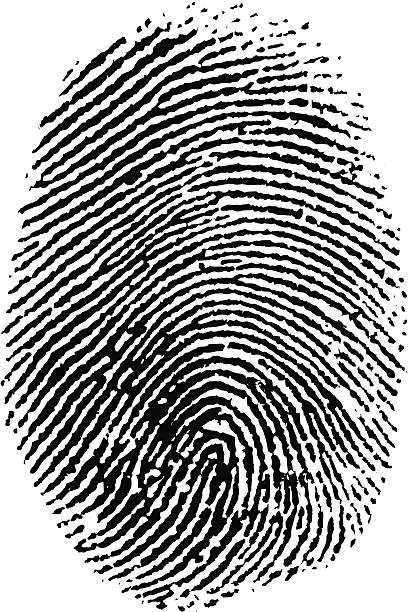
#> input picture data/original/finger1.jpg, 409 x 612 px; its folder holds only this picture in this run
$ python generate_dataset.py
#> lines starting #> are read from the running program, lines starting #| are printed output that depends on the picture; after the words box and inside, x2 and y2 are one past the last pixel; in counts of white or black regions, pixels touching at a corner belong together
import os
import cv2
import numpy as np

INPUT_FOLDER = "data/original"

OUTPUT_FOLDERS = {
    "good": "data/good",
    "blurry": "data/blurry",
    "dark": "data/dark",
    "glare": "data/glare",
    "partial": "data/partial"
}

# Create folders
for folder in OUTPUT_FOLDERS.values():
    os.makedirs(folder, exist_ok=True)


def add_glare(image):
    img = image.copy()

    h, w = img.shape[:2]

    center = (
        np.random.randint(w // 4, 3 * w // 4),
        np.random.randint(h // 4, 3 * h // 4)
    )

    radius = min(h, w) // 6

    overlay = img.copy()

    cv2.circle(
        overlay,
        center,
        radius,
        (255, 255, 255),
        -1
    )

    img = cv2.addWeighted(
        overlay,
        0.45,
        img,
        0.55,
        0
    )

    return img


def make_dark(image):
    return cv2.convertScaleAbs(
        image,
        alpha=0.6,
        beta=-60
    )


def make_blur(image):
    return cv2.GaussianBlur(
        image,
        (15, 15),
        0
    )


def make_partial(image):
    img = image.copy()

    h, w = img.shape[:2]

    img[:, :w // 3] = 255

    return img


count = 0

for file in os.listdir(INPUT_FOLDER):

    if not file.lower().endswith(
        (".png", ".jpg", ".jpeg")
    ):
        continue

    path = os.path.join(INPUT_FOLDER, file)

    image = cv2.imread(path)
#> image is the input picture: shape (612, 409, 3); mean B, G, R 160.2, 160.2, 160.2

    if image is None:
        continue

    name = os.path.splitext(file)[0]

    # Good
    cv2.imwrite(
        os.path.join(
            OUTPUT_FOLDERS["good"],
            f"{name}.png"
        ),
        image
    )

    # Blur
    cv2.imwrite(
        os.path.join(
            OUTPUT_FOLDERS["blurry"],
            f"{name}_blur.png"
        ),
        make_blur(image)
    )
#> in make_blur, `return cv2.GaussianBlur( image, (15, 15), 0 )`:
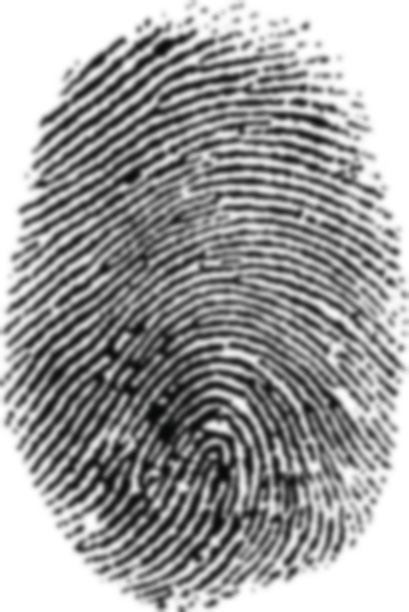
#> returned value: shape (612, 409, 3); mean of channels 0, 1, 2 160.2, 160.2, 160.1; drawn as B, G, R

    # Dark
    cv2.imwrite(
        os.path.join(
            OUTPUT_FOLDERS["dark"],
            f"{name}_dark.png"
        ),
        make_dark(image)
    )
#> in make_dark, `return cv2.convertScaleAbs( image, alpha=0.6, beta=-60 )`:
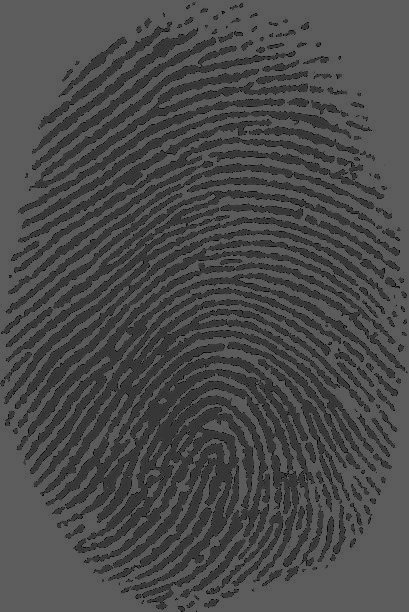
#> returned value: shape (612, 409, 3); mean of channels 0, 1, 2 75.1, 75.1, 75.1; drawn as B, G, R

    # Glare
    cv2.imwrite(
        os.path.join(
            OUTPUT_FOLDERS["glare"],
            f"{name}_glare.png"
        ),
        add_glare(image)
    )
#> in add_glare, `cv2.circle( overlay, center, radius, (255, 255, 255), -1 )`:
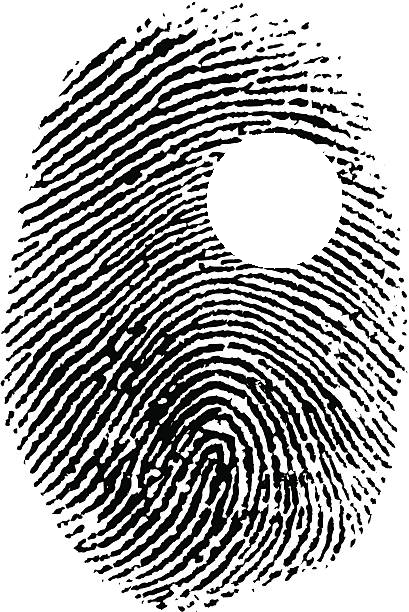
#> overlay: shape (612, 409, 3); 4.31% of pixels changed, all inside (x1, y1, x2, y2) = (207, 132, 342, 269)
#> in add_glare, `img = cv2.addWeighted( overlay, 0.45, img, 0.55, 0 )`:
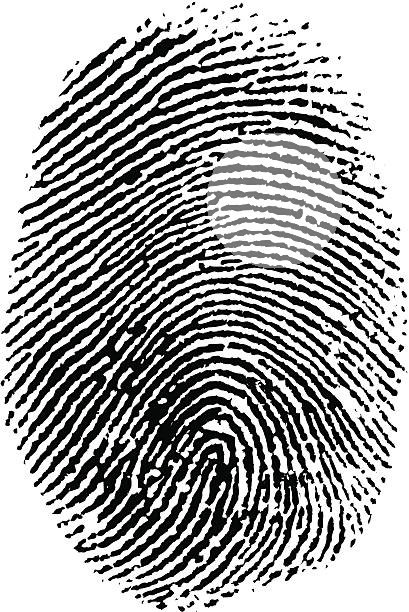
#> img: shape (612, 409, 3); mean B, G, R 163.1, 163.2, 163.1

    # Partial
    cv2.imwrite(
        os.path.join(
            OUTPUT_FOLDERS["partial"],
            f"{name}_partial.png"
        ),
        make_partial(image)
    )
#> in make_partial, `img[:, :w // 3] = 255`:
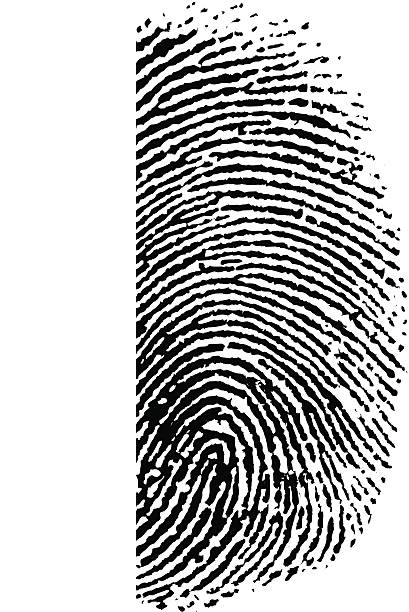
#> img: shape (612, 409, 3); 17.84% of pixels changed, all inside (x1, y1, x2, y2) = (0, 32, 136, 600)

    count += 1

print("=" * 50)
print("Dataset Generation Completed")
print("=" * 50)
print(f"Original Images : {count}")
print(f"Generated Images: {count * 5}")
print("=" * 50)

$ run again, on data/original/finger5.jpg
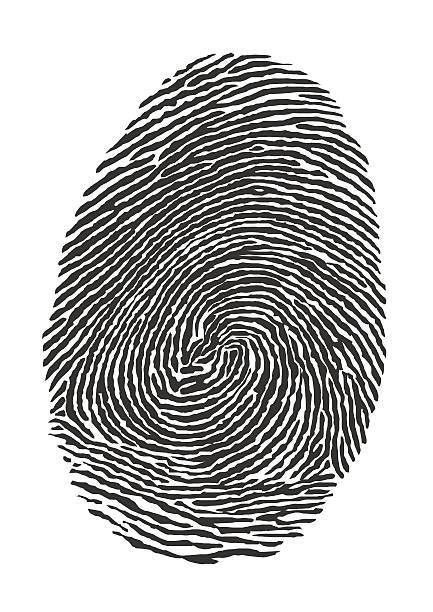
#> input picture data/original/finger5.jpg, 433 x 612 px
#> image is the input picture: shape (612, 433, 3); mean B, G, R 184.6, 185.5, 185.8
#> in make_dark, `return cv2.convertScaleAbs( image, alpha=0.6, beta=-60 )`:
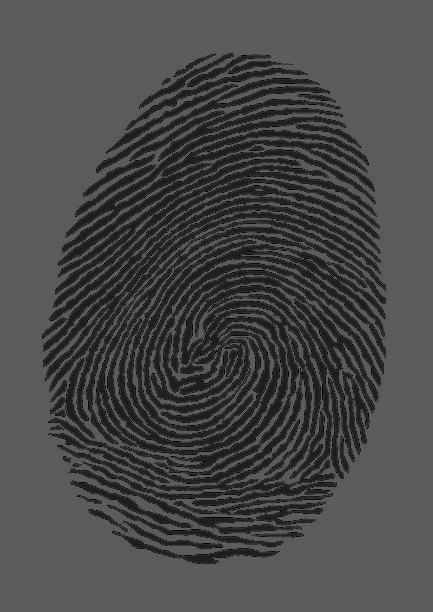
#> returned value: shape (612, 433, 3); mean of channels 0, 1, 2 73.2, 73, 73; drawn as B, G, R
#> overlay: shape (612, 433, 3); 5.97% of pixels changed, all inside (x1, y1, x2, y2) = (208, 128, 353, 273)
#> in make_partial, `img[:, :w // 3] = 255`:
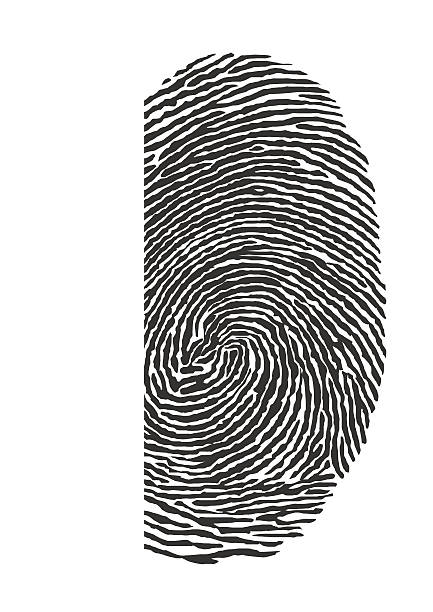
#> img: shape (612, 433, 3); 11.37% of pixels changed, all inside (x1, y1, x2, y2) = (40, 96, 144, 552)

$ run again, on data/original/finger2.jpg
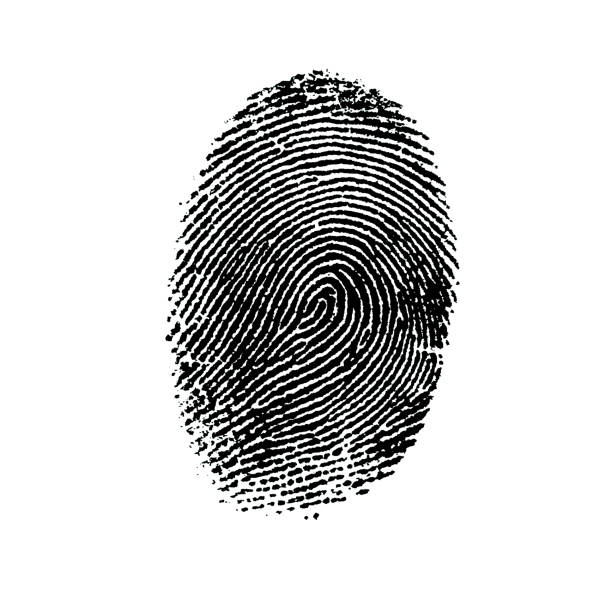
#> input picture data/original/finger2.jpg, 612 x 612 px
#> image is the input picture: shape (612, 612, 3); mean B, G, R 212.7, 212.8, 212.6
#> in make_dark, `return cv2.convertScaleAbs( image, alpha=0.6, beta=-60 )`:
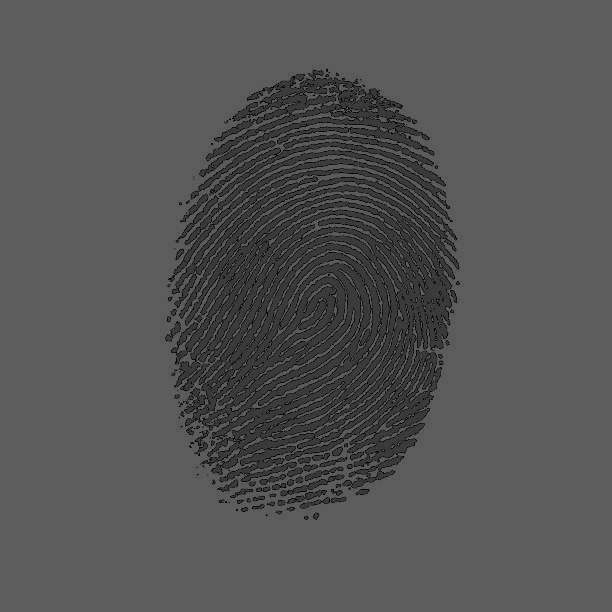
#> returned value: shape (612, 612, 3); mean of channels 0, 1, 2 83.9, 83.9, 83.9; drawn as B, G, R
#> overlay: shape (612, 612, 3); 8.06% of pixels changed, all inside (x1, y1, x2, y2) = (223, 98, 428, 303)
#> in make_partial, `img[:, :w // 3] = 255`:
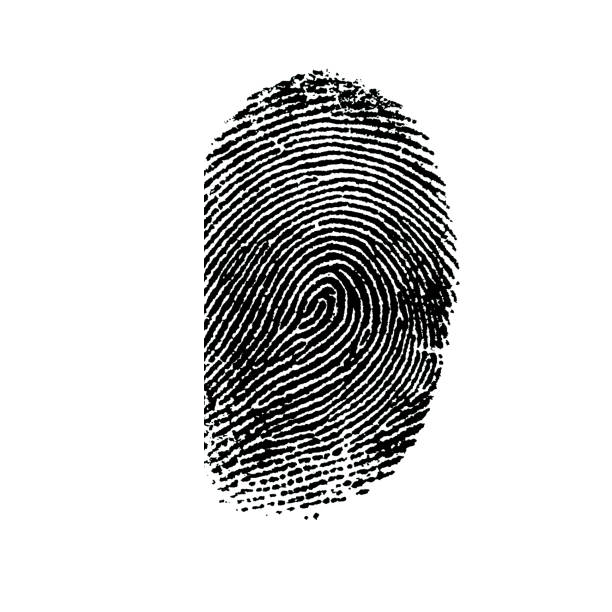
#> img: shape (612, 612, 3); 2.05% of pixels changed, all inside (x1, y1, x2, y2) = (160, 152, 204, 480)

$ run again, on data/original/finger3.jpg
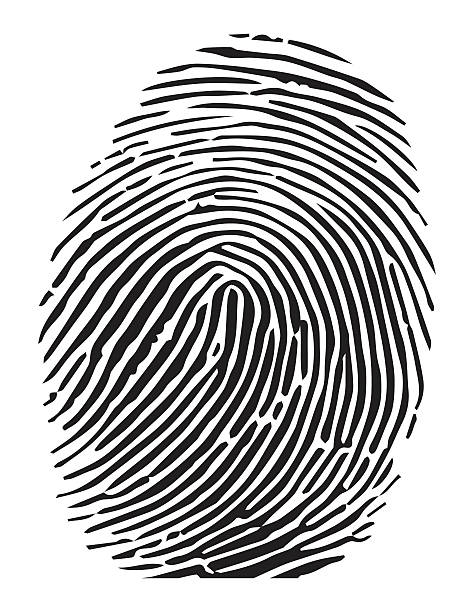
#> input picture data/original/finger3.jpg, 474 x 612 px
#> image is the input picture: shape (612, 474, 3); mean B, G, R 188.2, 188.1, 188.4
#> in make_dark, `return cv2.convertScaleAbs( image, alpha=0.6, beta=-60 )`:
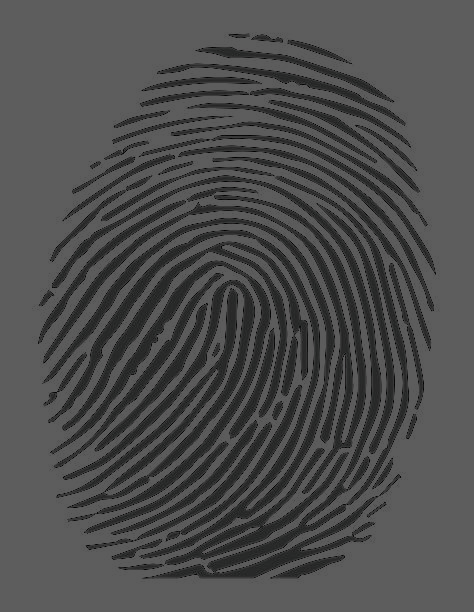
#> returned value: shape (612, 474, 3); mean of channels 0, 1, 2 77.6, 77.6, 77.5; drawn as B, G, R
#> overlay: shape (612, 474, 3); 4.93% of pixels changed, all inside (x1, y1, x2, y2) = (211, 121, 370, 280)
#> in make_partial, `img[:, :w // 3] = 255`:
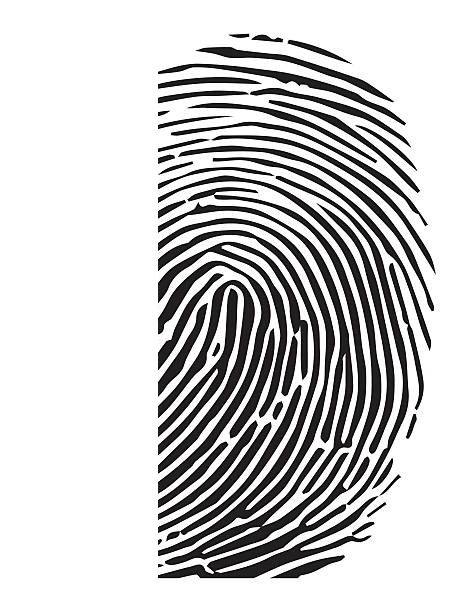
#> img: shape (612, 474, 3); 11.11% of pixels changed, all inside (x1, y1, x2, y2) = (32, 64, 158, 584)
